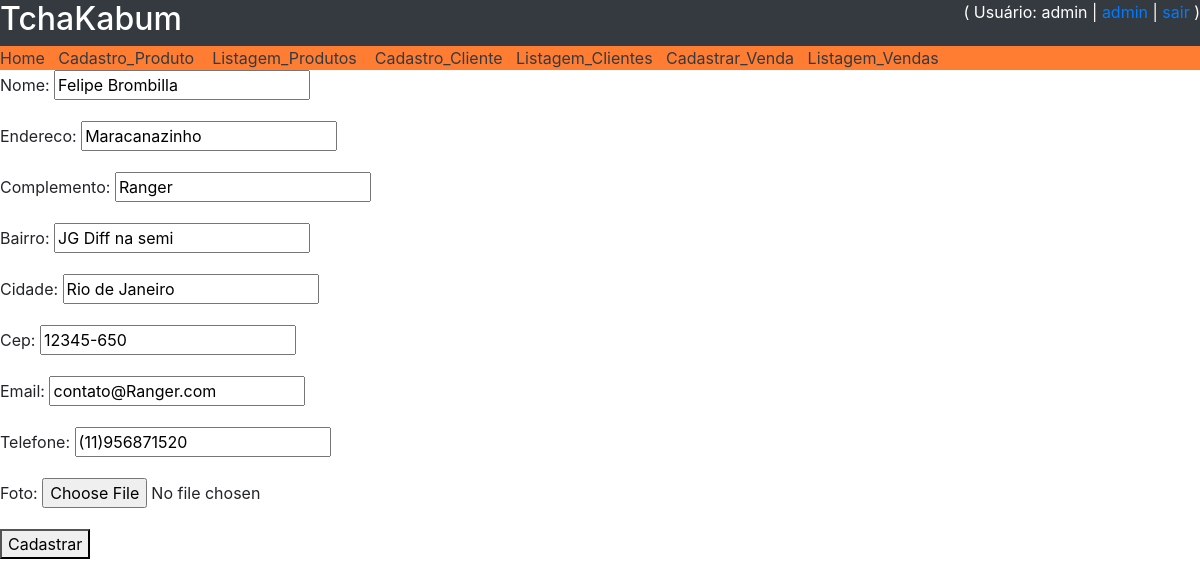
The app's page /atualiza_cliente/7/ (signed in) with its own data.
### core/models.py (models this page shows, shortened)
class Cliente(models.Model):
    nome = models.CharField(max_length=100)
    endereco = models.CharField(max_length=100, blank=True, null= True)
    complemento = models.CharField(max_length=100, blank=True, null= True)
    bairro = models.CharField(max_length=50, blank=True, null= True)
    cidade = models.CharField(max_length=100, blank=True, null= True)
    cep = models.CharField(max_length=10, blank=True, null= True)
    email = models.CharField(max_length= 50)
    telefone = models.CharField(max_length=20, blank=True, null= True)
    foto = models.ImageField(upload_to= 'fotos_clientes', blank=True, null= True)

### core/views.py (the view)
# urls.py: path('atualiza_cliente/<int:id>/', atualiza_cliente, name='url_atualiza_cliente'),
@login_required()
def atualiza_cliente(request, id):
    if request.user.is_staff:
        obj = Cliente.objects.get(id=id)
        form = FormCliente(request.POST or None, request.FILES or None, instance=obj)
        if form.is_valid():
            form.save()
            messages.success(request, "Cliente atualizado com sucesso !! ")
            return redirect('url_listagem_clientes')
        else:
            contexto = {'form': form, 'texto_titulo': 'Atualização de Cliente',
                        'texto_botao': 'Atualizar', 'url_voltar': 'listagem_clientes', 'texto_title': 'AtuCli'}
            return render(request, 'core/cadastro_cliente.html', contexto)
    else:
        return render(request, 'core/nao_autorizado.html')

### core/forms.py
class FormCliente(ModelForm):
    class Meta:
        model = Cliente
        fields = '__all__'

### core/templates/core/cadastro_cliente.html (shortened to what this page needs)
{% extends 'base.html' %}
{% block main %}
    <form method="post" enctype="multipart/form-data">
        {{ form.as_p }}
        <button type="submit">Cadastrar</button>
    </form>
{% endblock %}

### templates/base.html (shortened to what this page needs)
<!DOCTYPE html>
{% load static %}
<html lang="en">
<head>
    <link rel="stylesheet" href="https://stackpath.bootstrapcdn.com/bootstrap/4.5.2/css/bootstrap.min.css">
</head>
<body>
    <div class="row bg-dark text-white">
        <div class="col"><h2>TchaKabum</h2></div>
        <div class="col-xs-12 col-md-6 text-right">
            {% if user.get_username %}
                ( Usuário: {{ user.get_username }}  | <a href="/admin/">admin</a> | <a href="{% url 'logout' %}">sair</a> )
            {% else %}
                ( <a href="{% url 'login' %}">login</a> | <a href="{% url 'url_registrar' %}">registrar</a> )
            {% endif %}
        </div>
    </div>
    <div style="background-color:#ff7d33">
        <a class="text-dark" href="{% url 'url_principal' %}">Home</a>  &nbsp;
        <a class="text-dark" href="{% url 'url_cadastro_produto' %}">Cadastro_Produto</a> &nbsp;&nbsp;
        <a class="text-dark" href="{% url 'url_listagem_produtos' %}">Listagem_Produtos</a> &nbsp;&nbsp;
        <a class="text-dark" href="{% url 'url_cadastro_cliente' %}"> Cadastro_Cliente</a> &nbsp;
        <a class="text-dark" href="{% url 'url_listagem_clientes' %}">Listagem_Clientes</a> &nbsp;
        <a class="text-dark" href="{% url 'url_cadastro_venda' %}">Cadastrar_Venda</a> &nbsp;
        <a class="text-dark" href="{% url 'url_listagem_vendas' %}">Listagem_Vendas</a> &nbsp;
    </div>
    {% block main %}
    {% endblock %}
</body>
</html>

### records on screen
Cliente: nome "Felipe Brombilla", endereco "Maracanazinho", complemento "Ranger", bairro "JG Diff na semi", cidade "Rio de Janeiro", cep "12345-650", email "contato@Ranger.com", telefone "(11)956871520"

### other values on screen
{{ user.get_username }} "admin"
